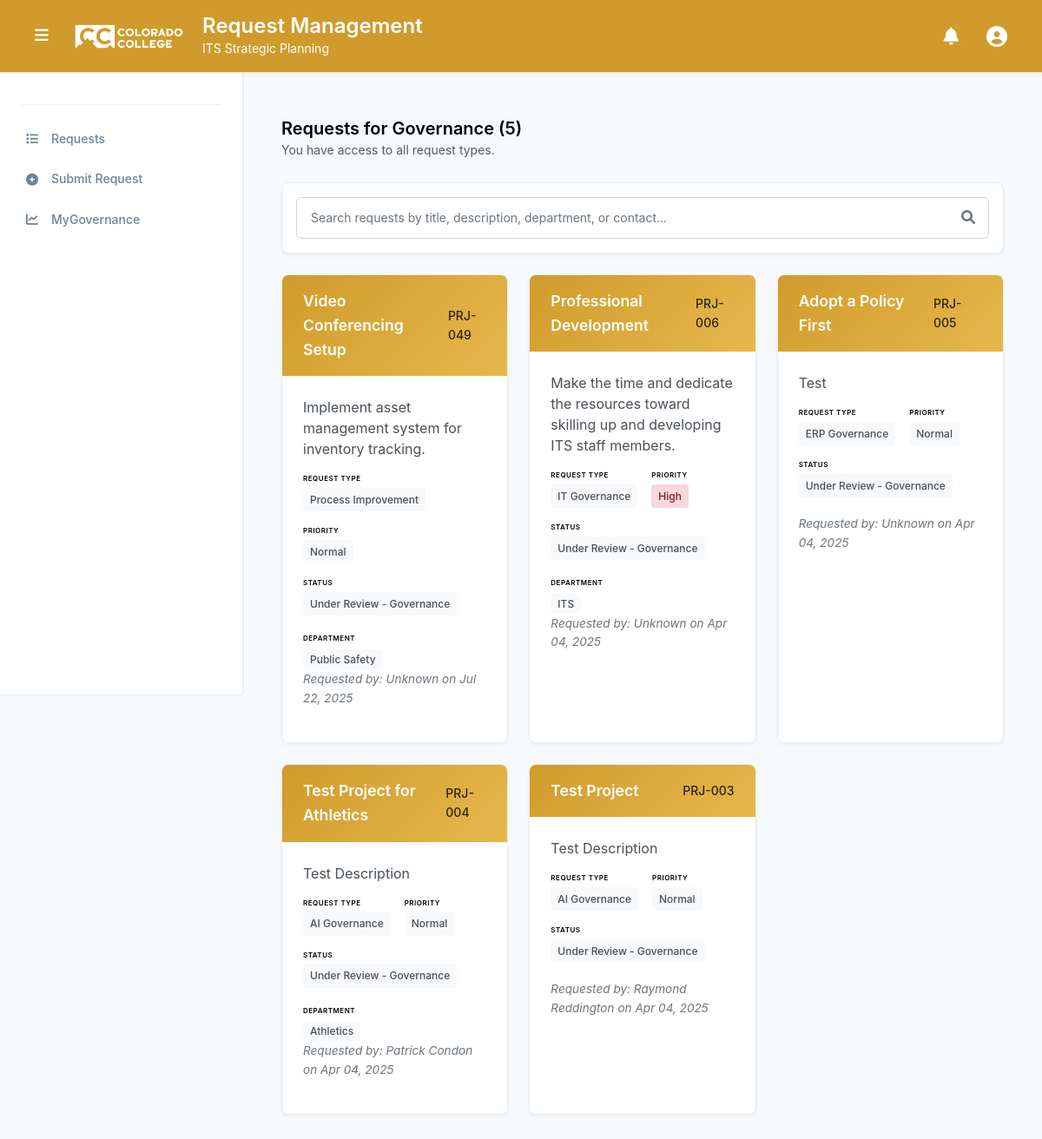
The app's page /governance/ (signed in) with its own data.
### projects/models.py (models this page shows, shortened)
class Project(models.Model):
    STATUS_CHOICES = [
        ('pending', 'Pending Review'),
        ('approved', 'Approved'),
        ('rejected', 'Rejected'),
        ('under_review_triage', 'Under Review - Triage'),
        ('under_review_governance', 'Under Review - Governance'),
        ('under_review_final_governance', 'Under Review - Final Governance'),
        ('completed', 'Completed'),
        ('archived', 'Archived'),
        ('on_hold', 'On Hold'),
        ('cancelled', 'Cancelled'),
    ]
    STAGE_CHOICES = [
        ('Pending_Review', 'Pending Review'),
        ('Under_Review_Triage', 'Under Review - Triage'),
        ('Under_Review_governance', 'Under Review - Governance'),
        ('Under_Review_Final_governance', 'Under Review - Final Governance'),
        ('Governance_Closure', 'Governance Closed'),
    ]
    PRIORITY_CHOICES = [
        ('Low', 'Low'),
        ('Normal', 'Normal'),
        ('High', 'High'),
        ('Top', 'Top'),
    ]
    FINAL_PRIORITY_CHOICES = [
        (1, 'Low'),
        (2, 'Medium'),
        (3, 'High'),
    ]
    PROJECT_TYPE_CHOICES = [
        ('not_yet_decided', 'Not Yet Decided'),
        ('process_improvement', 'Process Improvement'),
        ('it_governance', 'IT Governance'),
        ('erp_governance', 'ERP Governance'),
        ('ai_governance', 'AI Governance'),
    ]
    title = models.CharField(max_length=200)
    description = models.TextField()
    project_type = models.CharField(
        max_length=20,
        choices=PROJECT_TYPE_CHOICES,
        default='not_yet_decided',
        verbose_name="Request Type",
        help_text="Type of request submission"
    )
    submitted_by = models.ForeignKey(User, on_delete=models.CASCADE, null=True, blank=True)
    submission_date = models.DateTimeField(default=timezone.now)
    status = models.CharField(max_length=30, choices=STATUS_CHOICES, default='pending')
    stage = models.CharField(max_length=30, choices=STAGE_CHOICES, default='Pending_Review', help_text="Current stage of the project")
    budget = models.DecimalField(max_digits=10, decimal_places=2, null=True, blank=True)
    start_date = models.DateField(null=True, blank=True)
    end_date = models.DateField(null=True, blank=True)
    department = models.CharField(max_length=100, null=True, blank=True)
    contact_person = models.CharField(max_length=100, null=True, blank=True)
    contact_email = models.EmailField(null=True, blank=True)
    contact_phone = models.CharField(max_length=20, null=True, blank=True)
    triage_notes = models.TextField(blank=True, null=True)
    priority = models.CharField(max_length=10, choices=PRIORITY_CHOICES, default='Normal')
    scoring_notes = models.TextField(blank=True, null=True, help_text="Notes related to project scoring or evaluation")
    final_priority = models.IntegerField(null=True, blank=True, help_text="Project ranking (lower number = higher priority)")
    final_score = models.FloatField(null=True, blank=True, help_text="Final score")
    strategic_alignment = models.IntegerField(null=True, blank=True, help_text="Strategic alignment score (1-5)")
    cost_benefit = models.IntegerField(null=True, blank=True, help_text="Cost benefit score (1-5)")
    user_impact = models.IntegerField(null=True, blank=True, help_text="User impact and adoption score (1-5)")
    ease_of_implementation = models.IntegerField(null=True, blank=True, help_text="Ease of implementation score (1-5)")
    vendor_reputation_support = models.IntegerField(null=True, blank=True, help_text="Vendor reputation and support score (1-5)")
    security_compliance = models.IntegerField(null=True, blank=True, help_text="Security and compliance score (1-5)")
    student_centered = models.IntegerField(null=True, blank=True, help_text="Student-centered score (1-5)")
    @property
    def formatted_id(self):
        return f"PRJ-{self.id:03d}"
    class Meta:
        ordering = ['-submission_date']
        db_table = 'project_requests'

### projects/views.py (the view, shortened to what this page needs)
# urls.py: path('governance/', views.project_scoring_list, name='project_scoring_list'),
@login_required
@user_passes_test(is_scoring_user)
def project_scoring_list(request):
    search_query = request.GET.get('search', '')
    projects = Project.objects.filter(stage='Under_Review_governance').select_related('submitted_by').order_by('-submission_date')
    allowed_types = get_user_allowed_project_types(request.user)
    if allowed_types is not None:
        projects = projects.filter(project_type__in=allowed_types)
    allowed_types = get_user_allowed_project_types(request.user)
    if allowed_types is not None:
        type_display_names = []
        for project_type in allowed_types:
            for choice in Project.PROJECT_TYPE_CHOICES:
                if choice[0] == project_type:
                    type_display_names.append(choice[1])
                    break
    else:
        type_display_names = None
    context = {
        'projects': projects,
        'search_query': search_query,
        'allowed_project_types': type_display_names,
    }
    return render(request, 'projects/project_scoring_list.html', context)

### projects/views.py (called while the page is built)
def is_scoring_user(user):
    return (user.is_staff or
            user.groups.filter(name='AI Governance Group').exists() or
            user.groups.filter(name='AI Governance Group Lead').exists() or
            user.groups.filter(name='ERP Governance Group').exists() or
            user.groups.filter(name='ERP Governance Group Lead').exists() or
            user.groups.filter(name='IT Governance Group').exists() or
            user.groups.filter(name='IT Governance Group Lead').exists() or
            user.groups.filter(name='Process Improvement Group').exists() or
            user.groups.filter(name='Process Improvement Group Lead').exists() or
            (not user.groups.filter(name='Cabinet Group').exists() and not user.groups.filter(name='Triage Group').exists()))

def get_user_allowed_project_types(user):
    if user.is_staff:
        return None  # None means no filtering (see all types)
    group_to_project_type = {
        'IT Governance Scoring Group': 'it_governance',
        'ERP Governance Scoring Group': 'erp_governance',
        'Data Governance Scoring Group': 'data_governance',
        'Process Improvement Scoring Group': 'process_improvement',
    }
    allowed_types = []
    user_groups = user.groups.all()
    for group in user_groups:
        if group.name in group_to_project_type:
            allowed_types.append(group_to_project_type[group.name])
    return allowed_types if allowed_types else None

### projects/templates/projects/project_scoring_list.html (shortened to what this page needs)
{% extends 'base_cc.html' %}
{% load static %}
{% block content %}
<div class="container-fluid py-4">
    <div class="cc-projects-section">
        <div class="cc-projects-header">
                                <h3>Requests for Governance ({{ projects|length }})</h3>
            {% if user.is_authenticated %}
                {% if user.is_staff %}
                    <p class="text-muted mb-0"><small>You have access to all request types as an administrator.</small></p>
                {% elif allowed_project_types %}
                    <p class="text-muted mb-0"><small>You are viewing: {{ allowed_project_types|join:", " }} projects only.</small></p>
                {% else %}
                    <p class="text-muted mb-0"><small>You have access to all request types.</small></p>
                {% endif %}
            {% endif %}
        </div>
        <div class="cc-search-section mb-4">
            <form method="get" class="cc-search-form">
                <div class="cc-search-container">
                    <input type="text"
                           name="search"
                           class="cc-search-input"
                           placeholder="Search requests by title, description, department, or contact..."
                           value="{{ search_query|default:'' }}">
                    <button type="submit" class="cc-search-btn">
                        <i class="fas fa-search"></i>
                    </button>
                </div>
            </form>
        </div>
        {% if projects %}
        <div class="cc-projects-grid">
            {% for project in projects %}
            <div class="cc-project-card" data-project-id="{{ project.id }}">
                <div class="cc-project-header">
                    <div class="cc-project-title">{{ project.title }}</div>
                    <div class="cc-project-id">{{ project.formatted_id }}</div>
                </div>
                <div class="cc-project-body">
                    <div class="cc-project-description">
                        {{ project.description|truncatechars:120 }}
                    </div>
                    <div class="cc-project-meta">
                        <div class="cc-meta-section">
                            <div class="cc-meta-title">Request Type</div>
                            <span class="cc-meta-item">{{ project.get_project_type_display }}</span>
                        </div>
                        <div class="cc-meta-section">
                            <div class="cc-meta-title">Priority</div>
                            <span class="cc-meta-item cc-priority-{{ project.priority|lower }}">{{ project.priority }}</span>
                        </div>
                        <div class="cc-meta-section">
                            <div class="cc-meta-title">Status</div>
                            <span class="cc-meta-item">{{ project.get_status_display }}</span>
                        </div>
                    </div>
                    {% if project.department %}
                    <div class="cc-department-section">
                        <div class="cc-department-title">Department</div>
                        <span class="cc-meta-item">{{ project.department }}</span>
                    </div>
                    {% endif %}
                    <div class="cc-project-meta-requested">
                        Requested by:
                        {% if project.submitted_by %}
                            {{ project.submitted_by.get_full_name|default:project.submitted_by.username }}
                        {% else %}
                            Unknown
                        {% endif %}
                        on {{ project.submission_date|date:'M d, Y' }}
                    </div>
                </div>
            </div>
            {% endfor %}
        </div>
        {% else %}
        <div class="cc-empty-state">
            <h4>No requests found</h4>
            <p>Try adjusting your search criteria or filters.</p>
        </div>
        {% endif %}
    </div>
</div>
{% endblock %}

### templates/base_cc.html (style rules this page uses)
:root { --primary-color: #1a365d; --secondary-color: #2d3748; --accent-color: #3182ce; --success-color: #38a169; --warning-color: #d69e2e; --danger-color: #e53e3e; --light-gray: #f7fafc; --border-color: #e2e8f0; --text-primary: #2d3748; --text-secondary: #718096; --shadow-sm: 0 1px 2px 0 rgba(0, 0, 0, 0.05); --shadow-md: 0 4px 6px -1px rgba(0, 0, 0, 0.1); --shadow-lg: 0 10px 15px -3px rgba(0, 0, 0, 0.1); --radius: 8px; --sidebar-width: 280px; }
* { box-sizing: border-box; }
body { font-family: 'Inter', -apple-system, BlinkMacSystemFont, 'Segoe UI', Roboto, sans-serif; line-height: 1.6; color: var(--text-primary); background-color: var(--light-gray); margin: 0; padding: 0; }
.mb-0 { margin-bottom: 0; }
.mb-4 { margin-bottom: 1.5rem; }

### projects/templates/projects/project_scoring_list.html (style rules this page uses)
.cc-projects-section { margin-bottom: 2rem; }
.cc-projects-header { margin-bottom: 1.5rem; }
.cc-projects-header h3 { color: #000000; font-size: 1.25rem; font-weight: 600; margin-bottom: 0; }
.cc-projects-grid { display: grid; grid-template-columns: repeat(3, 1fr); gap: 1.5rem; justify-content: center; max-width: 1200px; margin: 0 auto; }
.cc-project-card { background: white; border: 1px solid #e9ecef; border-radius: 8px; overflow: hidden; transition: all 0.2s ease-in-out; box-shadow: 0 2px 4px rgba(0, 0, 0, 0.05); cursor: pointer; }
.cc-project-header { background: linear-gradient(135deg, #D09B2C 0%, #E6B84C 100%); color: black; padding: 1rem 1.5rem; display: flex; justify-content: space-between; align-items: center; }
.cc-project-title { font-weight: 600; font-size: 1.1rem; margin: 0; color: white; }
.cc-project-id { font-size: 0.875rem; font-weight: 500; opacity: 0.8; color: black; }
.cc-project-body { padding: 1.5rem; }
.cc-project-description { color: #495057; margin-bottom: 1rem; line-height: 1.5; }
.cc-project-meta { display: flex; flex-wrap: wrap; gap: 16px; margin-bottom: 20px; }
.cc-meta-section { display: flex; flex-direction: column; gap: 4px; }
.cc-meta-title { font-size: 8px; font-weight: 600; color: #000000; text-transform: uppercase; letter-spacing: 0.5px; }
.cc-meta-item { background: #f8f9fa; color: #495057; padding: 0.25rem 0.5rem; border-radius: 4px; font-size: 0.75rem; font-weight: 500; }
.cc-priority-high { background: #f8d7da; color: #721c24; }
.cc-department-section { margin-top: 12px; }
.cc-department-title { font-size: 8px; font-weight: 600; color: #000000; text-transform: uppercase; letter-spacing: 0.5px; margin-bottom: 4px; }
.cc-project-meta-requested { font-size: 0.85em; color: #6c757d; margin-bottom: 1rem; font-style: italic; }
.cc-search-section { background: white; border: 1px solid #e9ecef; border-radius: 8px; padding: 16px; box-shadow: 0 2px 4px rgba(0, 0, 0, 0.05); max-width: 1200px; margin: 0 auto; }
.cc-search-container { position: relative; display: flex; align-items: center; max-width: 1200px; margin: 0 auto; }
.cc-search-input { width: 100%; padding: 12px 48px 12px 16px; border: 1px solid #ced4da; border-radius: 6px; font-size: 0.875rem; color: #495057; background: white; transition: all 0.15s ease-in-out; }
.cc-search-input::placeholder { color: #6c757d; }
.cc-search-btn { position: absolute; right: 8px; top: 50%; transform: translateY(-50%); background: none; border: none; color: #6c757d; padding: 8px; cursor: pointer; border-radius: 4px; transition: all 0.15s ease-in-out; }

### records on screen
Project: title "Video Conferencing Setup", formatted_id "PRJ-049", description "Implement asset management system for inventory tracking.", project_type "Process Improvement", priority "Normal", status "Under Review - Governance", department "Public Safety", shows "Unknown", submission_date "Jul 22, 2025"
Project: title "Professional Development", formatted_id "PRJ-006", description "Make the time and dedicate the resources toward skilling up and developing ITS staff members.", project_type "IT Governance", priority "High", status "Under Review - Governance", department "ITS", shows "Unknown", submission_date "Apr 04, 2025"
Project: title "Adopt a Policy First", formatted_id "PRJ-005", description "Test", project_type "ERP Governance", priority "Normal", status "Under Review - Governance", shows "Unknown", submission_date "Apr 04, 2025"
Project: title "Test Project for Athletics", formatted_id "PRJ-004", description "Test Description", project_type "AI Governance", priority "Normal", status "Under Review - Governance", department "Athletics", submitted_by.get_full_name "Patrick Condon", submission_date "Apr 04, 2025"
Project: title "Test Project", formatted_id "PRJ-003", description "Test Description", project_type "AI Governance", priority "Normal", status "Under Review - Governance", submitted_by.get_full_name "Raymond Reddington", submission_date "Apr 04, 2025"

### other values on screen
{{ projects|length }} "5"
